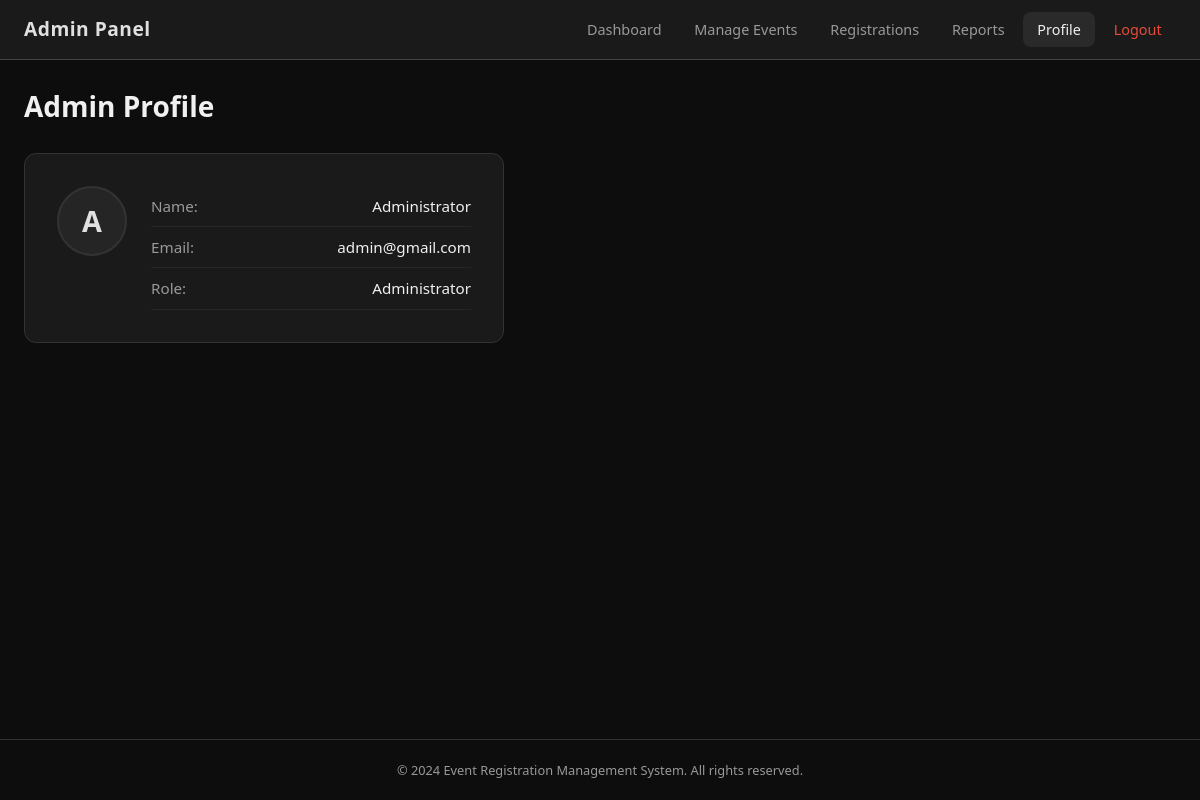
The page /admin-profile (signed in) on the database its author committed.
### tables this page shows
CREATE TABLE admins (
            id INTEGER PRIMARY KEY AUTOINCREMENT,
            name TEXT NOT NULL,
            email TEXT UNIQUE NOT NULL,
            password TEXT NOT NULL
        );

### app.py (the view)
@app.route('/admin-profile')
@admin_required
def admin_profile():
    admin = query_db("SELECT * FROM admins WHERE id = ?", (session['admin_id'],), one=True)
    return render_template('admin_profile.html', admin=admin)

### app.py (called while the page is built)
def get_db():
    db = getattr(g, '_database', None)
    if db is None:
        db = g._database = sqlite3.connect(DATABASE)
        db.row_factory = sqlite3.Row
        db.execute('PRAGMA foreign_keys = ON')
    return db

@app.teardown_appcontext
def close_connection(exception):
    db = getattr(g, '_database', None)
    if db is not None:
        db.close()

def query_db(query, args=(), one=False):
    cur = get_db().execute(query, args)
    rv = cur.fetchall()
    cur.close()
    return (rv[0] if rv else None) if one else rv

def admin_required(f):
    from functools import wraps
    @wraps(f)
    def decorated(*args, **kwargs):
        if 'admin_id' not in session:
            flash('Admin access required.', 'error')
            return redirect(url_for('admin_login'))
        return f(*args, **kwargs)
    return decorated

### templates/admin_profile.html (shortened to what this page needs)
{% extends "base.html" %}
{% block navbar %}
<nav class="navbar navbar-admin">
    <div class="nav-brand">Admin Panel</div>
    <ul class="nav-links" id="navLinks">
        <li><a href="{{ url_for('admin_dashboard') }}">Dashboard</a></li>
        <li><a href="{{ url_for('manage_events') }}">Manage Events</a></li>
        <li><a href="{{ url_for('all_registrations') }}">Registrations</a></li>
        <li><a href="{{ url_for('reports') }}">Reports</a></li>
        <li><a href="{{ url_for('admin_profile') }}" class="active">Profile</a></li>
        <li><a href="{{ url_for('admin_logout') }}" class="nav-logout">Logout</a></li>
    </ul>
</nav>
{% endblock %}
{% block content %}
<div class="page-header">
    <h1>Admin Profile</h1>
</div>
<div class="profile-card">
    <div class="profile-avatar">{{ admin.name[0]|upper }}</div>
    <div class="profile-info">
        <div class="detail-row"><span class="label">Name:</span> <span>{{ admin.name }}</span></div>
        <div class="detail-row"><span class="label">Email:</span> <span>{{ admin.email }}</span></div>
        <div class="detail-row"><span class="label">Role:</span> <span>Administrator</span></div>
    </div>
</div>
{% endblock %}

### static/style.css (style rules this page uses)
*, *::before, *::after { box-sizing: border-box; margin: 0; padding: 0; }
:root { --bg-dark: #0d0d0d; --bg-card: #1a1a1a; --bg-input: #252525; --bg-hover: #2a2a2a; --border: #333; --text: #f0f0f0; --text-muted: #999; --primary: #e0e0e0; --primary-hover: #ffffff; --accent: #4a90d9; --success: #2ecc71; --danger: #e74c3c; --warning: #f39c12; --info: #3498db; --radius: 8px; --shadow: 0 4px 12px rgba(0,0,0,0.4); }
body { font-family: 'Segoe UI', system-ui, -apple-system, sans-serif; background: var(--bg-dark); color: var(--text); line-height: 1.6; min-height: 100vh; display: flex; flex-direction: column; }
a { color: var(--accent); text-decoration: none; }
.navbar { background: var(--bg-card); border-bottom: 1px solid var(--border); padding: 0 1.5rem; display: flex; align-items: center; justify-content: space-between; height: 60px; position: sticky; top: 0; z-index: 100; }
.navbar-admin { border-bottom-color: #444; }
.nav-brand { font-size: 1.2rem; font-weight: 700; color: var(--primary); letter-spacing: 0.5px; }
.nav-links { display: flex; list-style: none; gap: 0.25rem; align-items: center; }
.nav-links a { color: var(--text-muted); padding: 0.5rem 0.9rem; border-radius: var(--radius); font-size: 0.9rem; transition: all 0.2s; text-decoration: none; }
.nav-links a:hover, .nav-links a.active { color: var(--text); background: var(--bg-hover); text-decoration: none; }
.nav-logout { color: var(--danger) !important; }
.page-header { margin-bottom: 1.5rem; display: flex; flex-wrap: wrap; align-items: center; gap: 1rem; justify-content: space-between; }
.page-header h1 { font-size: 1.75rem; font-weight: 600; }
.detail-row { display: flex; justify-content: space-between; padding: 0.5rem 0; border-bottom: 1px solid rgba(255,255,255,0.05); font-size: 0.95rem; }
.detail-row .label { color: var(--text-muted); }
.profile-card { background: var(--bg-card); border: 1px solid var(--border); border-radius: 12px; padding: 2rem; max-width: 480px; display: flex; gap: 1.5rem; align-items: flex-start; }
.profile-avatar { width: 70px; height: 70px; background: var(--bg-input); border: 2px solid var(--border); border-radius: 50%; display: flex; align-items: center; justify-content: center; font-size: 1.8rem; font-weight: 700; color: var(--primary); flex-shrink: 0; }
.profile-info { flex: 1; }

### rows shown on the page
admins: name "A", name "Administrator", email "admin@gmail.com"
